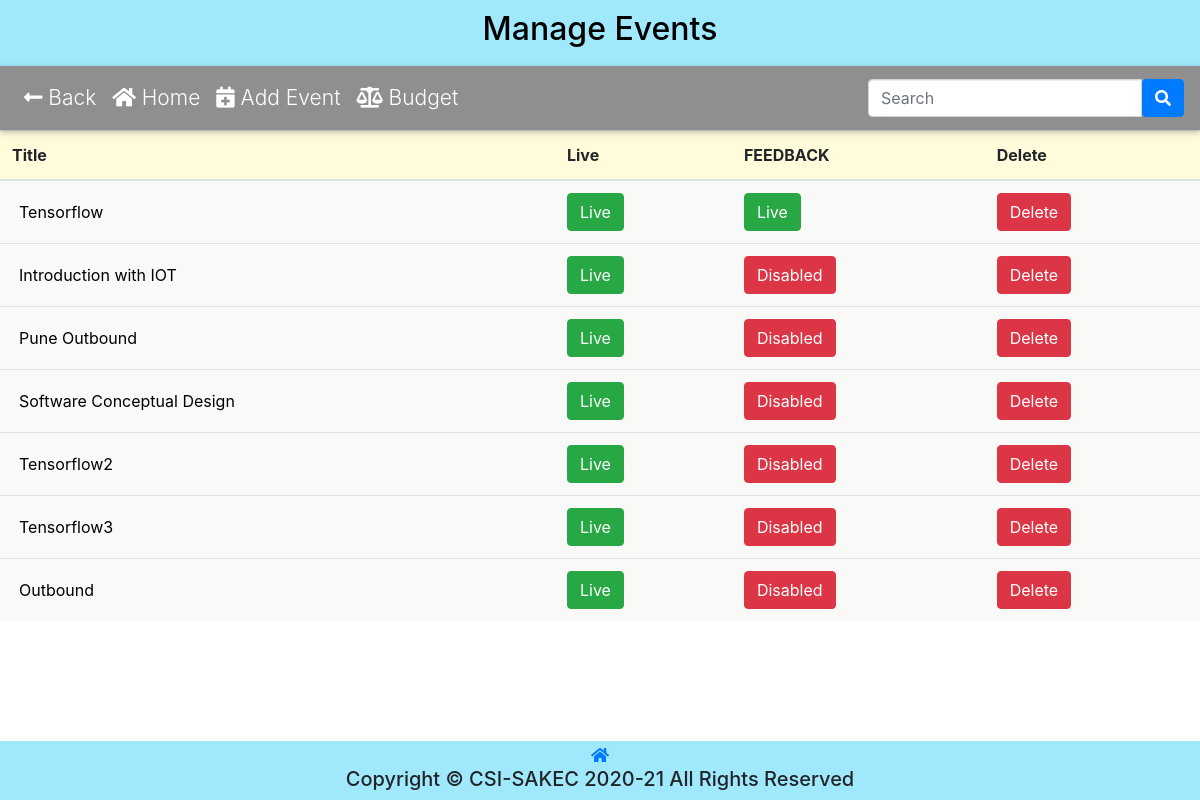
The app's page /eventmanagement.php (signed in), older data.
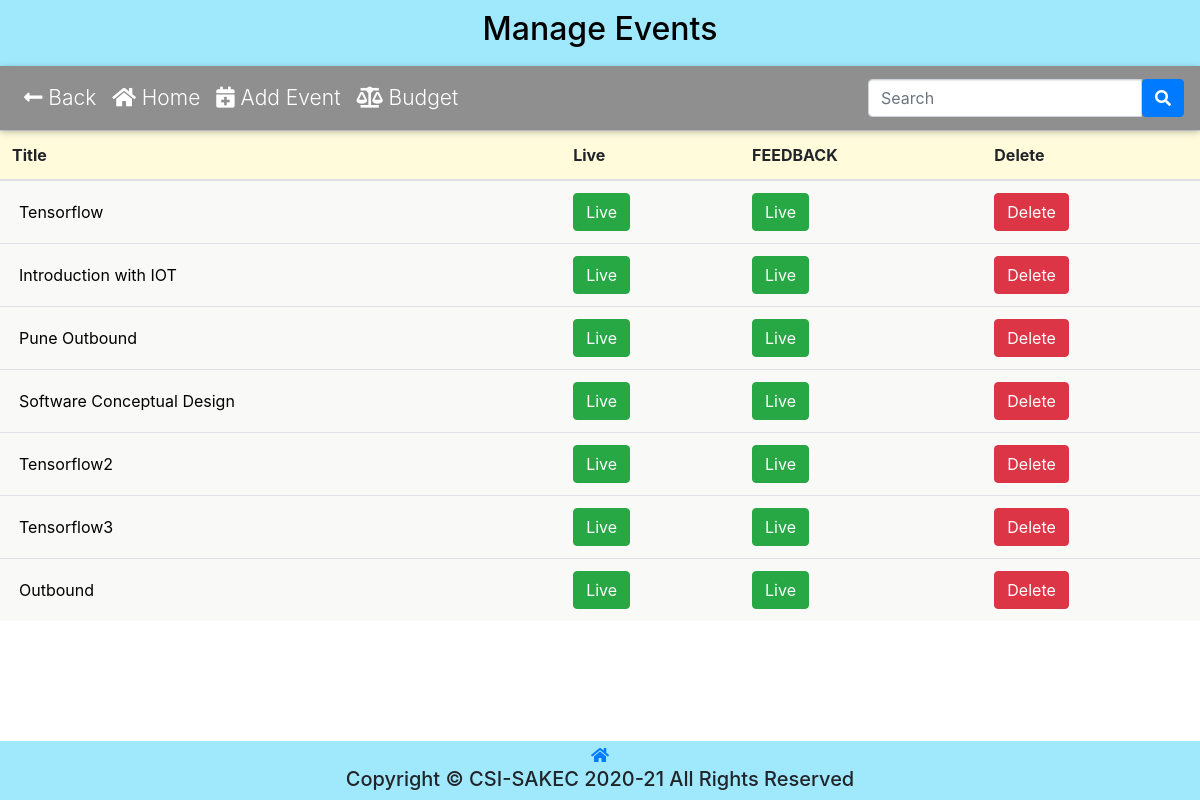
The same page, newer data.
### tables this page shows
CREATE TABLE `event` (
  `id` int(11) NOT NULL,
  `title` varchar(225) NOT NULL,
  `subtitle` varchar(255) NOT NULL,
  `banner` varchar(256) NOT NULL,
  `e_from_date` date NOT NULL,
  `e_to_date` date NOT NULL,
  `e_from_time` time NOT NULL,
  `e_to_time` time NOT NULL,
  `e_description` text NOT NULL,
  `fee_m` int(5) NOT NULL,
  `fee` int(5) NOT NULL,
  `live` tinyint(1) NOT NULL,
  `feedback` tinyint(4) NOT NULL,
  `selfie` tinyint(4) NOT NULL
);

### eventmanagement.php (the view, shortened to what this page needs)
<!DOCTYPE html>
<html lang="en" xmlns="http://www.w3.org/1999/xhtml">
<head>
    <link rel="stylesheet" href="css/membership.css?v=<?php echo time(); ?>">
    <link rel="stylesheet" href="https://cdn.jsdelivr.net/npm/bootstrap@4.5.3/dist/css/bootstrap.min.css">
	<link rel="stylesheet" href="https://cdnjs.cloudflare.com/ajax/libs/animate.css/4.1.1/animate.min.css" />
	<link rel="stylesheet" href="https://use.fontawesome.com/releases/v5.8.2/css/all.css">
    <?php
        $to_search="";
    ?>
</head>
<body>
    <header>
        <h2 style="text-align: center;">Manage Events</h2>
    </header>
    <nav class="navbar navbar-expand-lg navbar-dark default-color sticky-top">
		<div class="collapse navbar-collapse" id="navbarSupportedContent-333">
			<ul class="navbar-nav mr-auto">
                <li class="nav-item">
					<a class="nav-link" href="index.php"><i class="fas fa-long-arrow-alt-left"></i>  Back</a>
				</li>
                <li class="nav-item">
					<a class="nav-link" href="index.php"><i class="fas fa-home"></i>  Home</a>
				</li>
				<li class="nav-item">
					<a class="nav-link" href="addevent.php"><i class="fas fa-calendar-plus"></i> Add Event</a>
				</li>
                <li class="nav-item">
					<a class="nav-link" href="budget.php"><i class="fas fa-balance-scale"></i> Budget</a>
				</li>
			</ul>
			<ul class="navbar-nav ml-auto nav-flex-icons">
                <form action="<?php echo htmlspecialchars($_SERVER["PHP_SELF"]); ?>" method="POST">
                    <div class="input-group">
                        <input type="search" id="form1" name="search" placeholder="Search" class="form-control" autocomplete="off"/>
                        <button id="search-button" type="submit" class="btn btn-primary">
                            <i class="fas fa-search"></i>
                        </button>
                    </div>
                </form>
			</ul>
		</div>
	</nav>
    <table class="table">
        <thead class="table-head">
            <tr>
                <th scope="col">Title</th>
                <th>Live</th>
                <th>FEEDBACK</th>
                <th>Delete</th>
            </tr>
        </thead>
        <tbody>
            <div class="table-content" style="font-size: large;">
            <?php
                require_once "config.php";
                if (isset($_SESSION['email'])) {
                    if ($_SESSION['role'] === 'admin') {
                        $sql = "SELECT * FROM `event` WHERE LOWER(`title`) LIKE '%$to_search%' ";
                        $query = mysqli_query($conn, $sql);
                        if (mysqli_num_rows($query) > 0) {
                            while ($row = mysqli_fetch_assoc($query)) {
                        ?>
                        <tr>
                            <th scope="row">
                                <form action="managementevent.php" method="GET">
                                    <button type="submit" class="textbutton"><?php echo $row['title']; ?></button>
                                </form>
                            </th>
                        <?php
                        if($row['live']==1){
                            ?>
                                <td>
                                    <div id = "live" >
                                        <form action="<?php echo htmlspecialchars($_SERVER["PHP_SELF"]);?>" method="post">
                                            <button type="submit" class="btn btn-success">Live</button>
                                        </form>
                                    </div>
                                </td>
                        <?php
                            }
                        if($row['feedback']==1){
                        ?>
                                <td>
                                    <div id = "live" >
                                        <form action="<?php echo htmlspecialchars($_SERVER["PHP_SELF"]);?>" method="post">
                                            <button type="submit" class="btn btn-success">Live</button>
                                        </form>
                                    </div>
                                </td>
                        <?php
                            }
                        else{
                            ?>
                                <td>
                                    <form action="<?php echo htmlspecialchars($_SERVER["PHP_SELF"]);?>" method="post">
                                        <button type="submit" class="btn btn-danger"> Disabled</button>
                                    </form>
                                </td>
                        <?php
                            }
                        ?>
                            <td>
                                <form action="<?php echo htmlspecialchars($_SERVER["PHP_SELF"]);?>" method="post">
                                    <button type="submit" name="delete_event_btn" class="btn btn-danger"> Delete</button>
                                </form>
                            </td>
                <?php
                            }
                        } else {
                            echo "<td>No Record Found</td><td/><td/><td/><td/><td/><td/><td/>";
                        }
                    }else {
                        echo "<td>You need excess to see.</><td/><td/><td/><td/><td/><td/><td/>";
                    }
                }else {
                    echo "<td>You have not logged in.</td><td/><td/><td/><td/><td/><td/><td/>";
                }
                ?>
            </div>
        </tbody>
    </table>
    <div class="spacer" style="height:30px;"></div>
    <div class="spacer" style="height:10px;"></div>
    <div class="footer">
        <div class="spacer" style="height:2px;"></div>
        <a href="index.php"><i class="fas fa-home"></i></a>
        <h5>Copyright &copy; CSI-SAKEC 2020-21 All Rights Reserved</h5>
    </div>
</body>
</html>

### css/membership.css (style rules this page uses)
body { text-align: center; background-color: #fffdeb; font-family: -apple-system,BlinkMacSystemFont,"Segoe UI",Roboto,"Helvetica Neue",Arial,"Noto Sans",sans-serif,"Apple Color Emoji","Segoe UI Emoji","Segoe UI Symbol","Noto Color Emoji"; margin: 0; color: white; padding: 0; color: black; }
header { color: black; background-color: #a0e9fd; padding: 10px; }
.footer { text-align: center; background-color: #a0e9fd; left: 0; bottom: 0; width: 100%; }
.input-group .form-control { position: relative; z-index: 2; float: left; width: 50%; margin-bottom: 0; }
.form-control { display: block; width: 50%; height: 34px; padding: 6px 12px; font-size: 14px; line-height: 1.42857143; color: #555; background-color: #fff; background-image: none; border: 1px solid #ccc; border-radius: 4px; -webkit-box-shadow: inset 0 1px 1px rgb(0 0 0 / 8%); box-shadow: inset 0 1px 1px rgb(0 0 0 / 8%); -webkit-transition: border-color ease-in-out .15s, -webkit-box-shadow ease-in-out .15s; -o-transition: border-color ease-in-out .15s, box-shadow ease-in-out .15s; transition: border-color ease-in-out .15s, box-shadow ease-in-out .15s; }
.table thead th { vertical-align: bottom; border-bottom: 2px solid #dee2e6; background: #fffbdb; }
.table { width: 100%; margin-bottom: 0rem; color: #212529; background: #f9f9f7; }
@media only screen and (min-width: 600px) { .footer { position: fixed; } }
@media only screen and (max-width: 1200px) { .navbar { font-weight: 300; -webkit-box-shadow: 0 2px 5px 0 rgba(0, 0, 0, 0.16), 0 2px 10px 0 rgba(0, 0, 0, 0.12); box-shadow: 0 2px 5px 0 rgba(0, 0, 0, 0.16), 0 2px 10px 0 rgba(0, 0, 0, 0.12); font-size: 21px; } }
.navbar.navbar-dark .navbar-nav .nav-item .nav-link { color: #ffffff; -webkit-transition: .35s; transition: .35s; }
.default-color { background-color: #00000070 !important; }
.textbutton { cursor: pointer; background: #f9f9f7; padding: 7px; border-radius: 12px; border: none; }

Row changes from the older to the newer data that the page shows:
changed event "Introduction with IOT": feedback "Disabled" → "Live"
changed event "Pune Outbound": feedback "Disabled" → "Live"
changed event "Software Conceptual Design": feedback "Disabled" → "Live"
changed event "Tensorflow2": feedback "Disabled" → "Live"
changed event "Tensorflow3": feedback "Disabled" → "Live"
changed event "Outbound": feedback "Disabled" → "Live"
